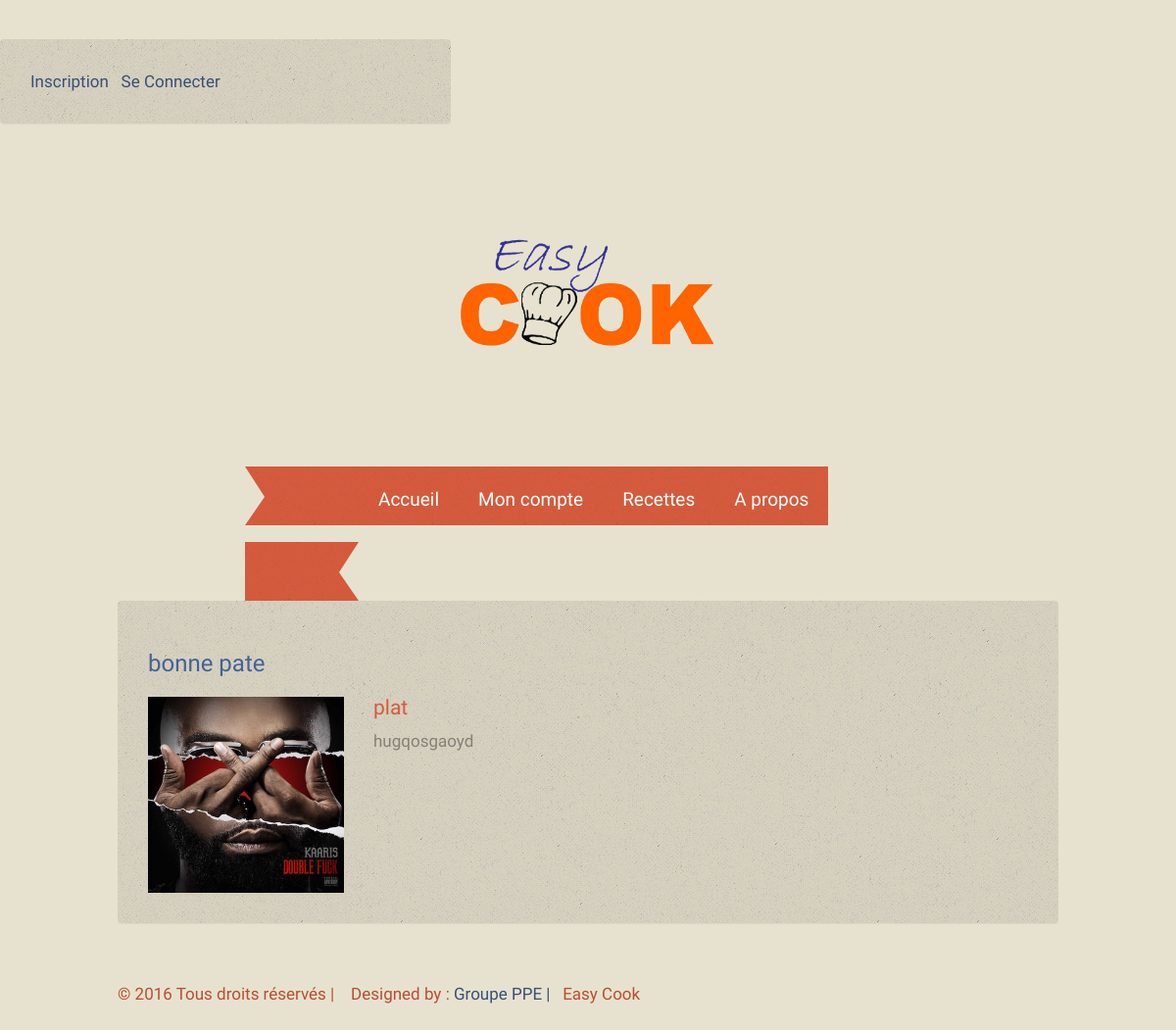
The page /vue/page_recette.php?nom_recette=bonne pate on the database its author committed.
### tables this page shows
CREATE TABLE IF NOT EXISTS `recette` (
  `id` int(11) NOT NULL AUTO_INCREMENT,
  `nom` varchar(25) DEFAULT NULL,
  `type` varchar(20) NOT NULL,
  `photo` varchar(50) DEFAULT NULL,
  `description` varchar(255) DEFAULT NULL,
  `name_Utilisateur` varchar(30) DEFAULT NULL,
  PRIMARY KEY (`id`),
  KEY `FK_Recette_id_Utilisateur` (`name_Utilisateur`)
);

### vue/page_recette.php (the view, shortened to what this page needs)
<?php
include('../include/head.php');
?>
<?php
$nomRecette = $_GET['nom_recette'];
$requeteRecette = 'SELECT * FROM recette where nom="' . $nomRecette . '"';
$rq = mysql_query($requeteRecette);
$rq = mysql_fetch_assoc($rq);
?>
<div class="page-wrap">
    <div class="panel">
        <div class="title">
            <h1><?php echo $nomRecette; ?></h1>
            <div class="content"> <img src="../images/<?php echo $rq['photo']; ?>" height="200px" width="200px" alt="" />
                <h2><?php echo $rq['type']; ?></h2>
            </div>
            <p><?php echo $rq ['description']; ?><br/>
                <br/>
            </p>
        </div>
    </div>
</div>
<?php
include('../include/footer.php');
?>

### css/styles.css (style rules this page uses)
* { padding:0; margin:0; }
img { border:none; }
h1 { font-family: 'Lobster Two', cursive; font-size:24px; color:#446396; font-weight:normal; }
h2 { font-family: 'Rokkitt', serif; font-size:21px; color:#d65a3d; font-weight:normal; }
.page-wrap { width:960px; overflow:hidden; margin:0 auto; }
.panel { overflow:hidden; background: url(../images/bg3.jpg); padding:30px; }
.title { margin-bottom:20px; margin-top:15px; }
.content img { margin-right:30px; float:left; }

### rows shown on the page
recette: photo (picture), type "plat", description "hugqosgaoyd"

### other values the page prints
$nomRecette "bonne pate"
